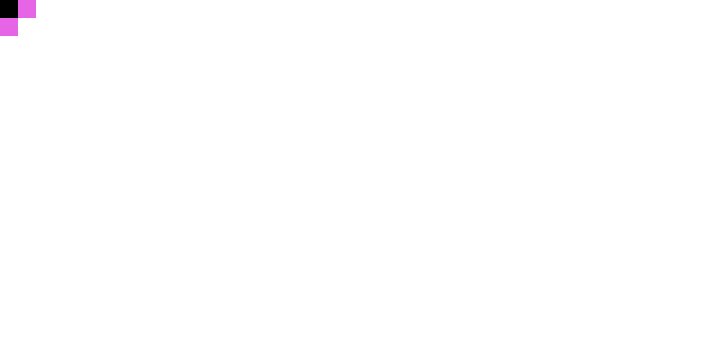
Frame 1 (no input)
Frame 2 (the mouse pressed at the canvas centre, redrawn once): identical to frame 1, image omitted

The p5.js sketch that drew this single still picture (run headless with seeded random() and noise() and a simulated clock; the mouse was pressed at the canvas centre and the sketch redrawn once):

// p5.js sketch
// ── sketch.js
var maze;

var tileSize = 18;
var tilesX = 40;
var tilesY = 20;

var i = 0;

function setup() {
    // make sure walls will fit properly
    tileSize = Math.floor(tileSize/3)*3;

    createCanvas(tilesX*tileSize,tilesY*tileSize);
    
    maze = new Maze(tilesX,tilesY);
    maze.init();
}

function draw() {
    maze.render();
    if(!maze.extend()) {
       console.log("done");
        noLoop();
    }
    if(i >= 0) {
        noLoop();
        console.log(maze.map)
        console.log(maze.validDirections)
    }
    i++;
    
}

// ── Maze.js
class Maze  {


    
    constructor(sizeX, sizeY) {
        this.sizeX = sizeX;
        this.sizeY = sizeY;
        this.validDirections = [];
        this.map = new Map();
    }

    init() {
        var startingNode = {x:0,y:0,nodes:[]};
        this.map.set("00",startingNode);
        this.validateDirections(null,startingNode);
    }

    extend() {
        console.log("extend")
        if(this.validDirections.length == 0) {
            return false;
        }
        var pos = Math.floor(random(this.validDirections.length));
        var newDir = this.validDirections[pos];
        var newNode = {x:newDir.x,y:newDir.x,nodes:[]};
        this.map.set(""+newDir.x+newDir.y,newNode);
        var source = this.map.get(""+newDir.sourceX+newDir.sourceY);
        this.validateDirections(source,newNode);
        this.validDirections.splice(pos,1);
        return true;
    }
    
    validateDirections(sourceNode,newNode) {
        
        console.log(newNode);
        // in the wall, continue in the same direction
        if(newNode.x % 2 != 0 || newNode.y % 2 != 0){
            console.log("eval wall")
            if(!sourceNode) {
                console.log("should not happen")
            } else {
                var x = newNode.x-sourceNode.x+newNode.x;
                var y = newNode.y-sourceNode.y+newNode.y;
                if(x >= 0 && y >= 0 && x < this.sizeX && y < this.sizeY) 
                {
                    this.validDirections.push({x:x,y:y,sourceX:newNode.x,sourceY:newNode.x});
                }
            }
        } 
        // in the room, continue in any valid direction
        else {
            console.log("eval room")
            //left
            console.log(newNode)
            if(newNode.x > 0) {
                var possibleNode = this.map.get(""+(newNode.x-2)+newNode.y);
                if(!possibleNode) {
                    this.validDirections.push({x:newNode.x-1,y:newNode.y,sourceX:newNode.x,sourceY:newNode.x});
                } 
            }
            //right
            if(newNode.x < this.sizeX -1) {
                var possibleNode = this.map.get(""+(newNode.x+2)+newNode.y);
                if(!possibleNode) {
                    this.validDirections.push({x:newNode.x+1,y:newNode.y,sourceX:newNode.x,sourceY:newNode.x});
                } 
            }
            // top
            if(newNode.y > 0) {
                var possibleNode = this.map.get(""+(newNode.x)+newNode.y-2);
                if(!possibleNode) {
                    this.validDirections.push({x:newNode.x,y:newNode.y-1,sourceX:newNode.x,sourceY:newNode.x});
                } 
            }
            // bottom
            if(newNode.y < this.sizeY -1) {
                var possibleNode = this.map.get(""+(newNode.x)+newNode.y+2);
                if(!possibleNode) {
                    this.validDirections.push({x:newNode.x,y:newNode.y+1,sourceX:newNode.x,sourceY:newNode.x});
                } 
            }
        }
    }

    
    render() {
        noStroke();
        fill(0);
        for (var node of this.map.values()) {
            rect(node.x*tileSize,node.y*tileSize,tileSize,tileSize);
        }
        fill(230,100,230);
        for(var i = 0; i < this.validDirections.length; i ++) {
            var element = this.validDirections[i];
            rect(element.x*tileSize,element.y*tileSize,tileSize,tileSize);
        }
    }
}
